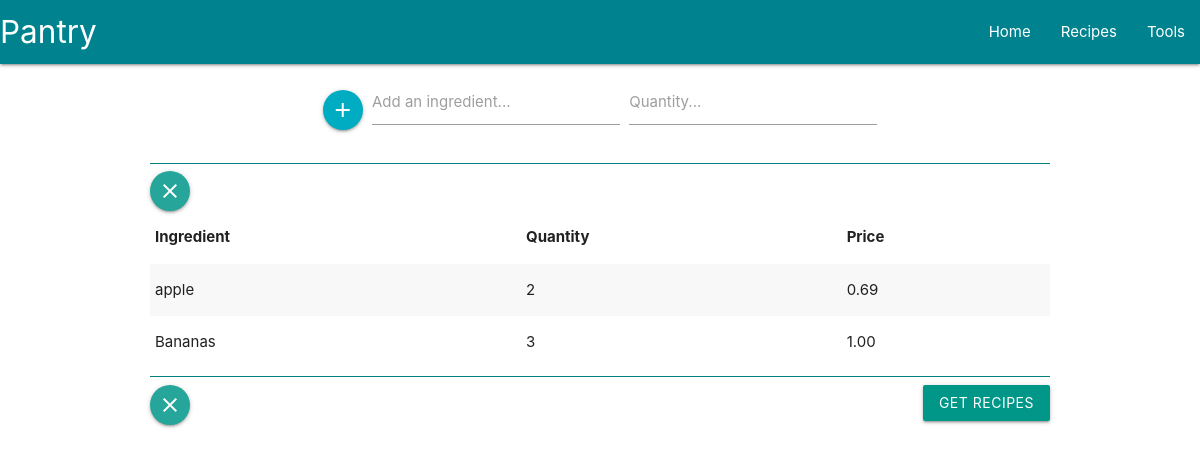
The page /ingredients/ on the database as committed earlier.
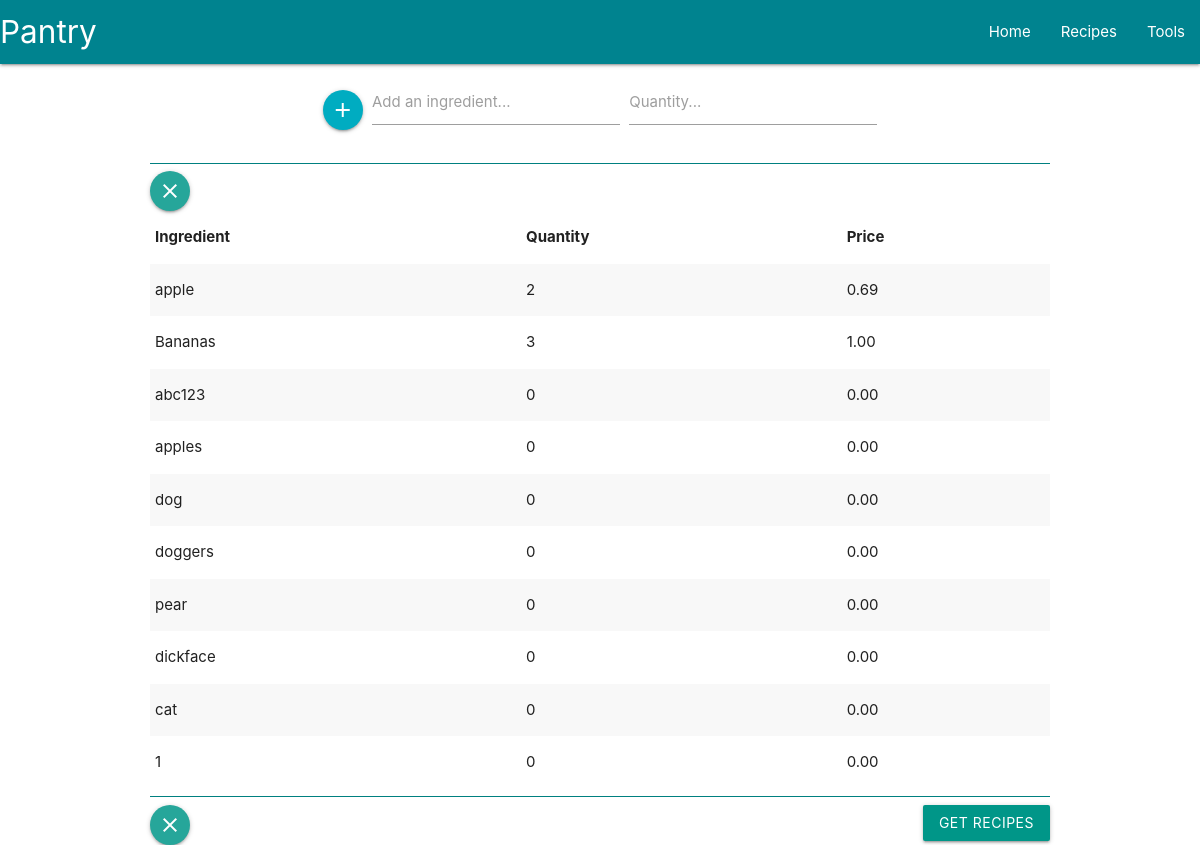
The same page on the database as committed later.
### pantryapp/models.py (models this page shows)
class Ingredient(models.Model):
    user = models.ForeignKey(User, on_delete=models.CASCADE)
    name = models.CharField(max_length=200)
    quantity = models.IntegerField(default=0)
    price = models.DecimalField(max_digits=10, decimal_places=2, default=0)
    def __str__(self):
        return self.name

### pantryapp/views.py (the view)
# urls.py: path('ingredients/', views.ingredients, name='ingredients'),
def ingredients(request):
    ingredients = Ingredient.objects.all()
    quantity = Ingredient.objects.all()
    price = Ingredient.objects.all()
    print(ingredients)
    context = {
        'ingredients': ingredients,
        'quantity': quantity,
        'price': price,
    }
    return render(request, 'pantryapp/ingredients.html', context)

### pantryapp/templates/pantryapp/ingredients.html (shortened to what this page needs)
{% extends 'pantryapp/base.html' %}
{% block content %}
<div id="main">
    <div id="input_div">
    <form action="{% url 'pantryapp:save_ingredient' %}" method="post">
        <button id="add_ingredient" class="btn-floating cyan darken-1" type="submit"> <i class="material-icons">add</i>
        </button>
        <div class="input-field inline">
            <input type="text" name="ingredient_name" id="ingredient_name" required />
            <label for="ingredient_name">Add an ingredient...</label>
        </div>
        <div class="input-field inline">
            <input type="number" name="ingredient_name" id="ingredient_name" required />
            <label for="ingredient_name">Quantity...</label>
        </div>
    </form>
    </div>
    <hr>
    <div id="clear_button">
    <button id="clear_ingredients" class='btn-floating tooltipped" data-position="bottom" data-tooltip="I am a tooltip"'><i class="material-icons">clear</i></button>
    </div>
    <table class=striped>
        <thead>
            <tr>
                <th>Ingredient</th>
                <th>Quantity</th>
                <th> Price</th>
            </tr>
        </thead>
        <tbody>
            {% for ingredient in ingredients %}
            <tr>
                <td>{{ingredient.name}}</td>
                <td>{{ingredient.quantity}}</td>
                <td>{{ingredient.price}}</td>
            </tr>
            {% endfor %}
        </tbody>
    </table>
    <hr>
    <div id="button_div">
        <button id="clear_ingredients" class='btn-floating tooltipped" data-position="bottom" data-tooltip="I am a tooltip"'><i class="material-icons">clear</i></button>
        <button id="get_recipes" class='btn teal'>Get Recipes</button>
    </div>
</div>
{% endblock %}

### pantryapp/templates/pantryapp/base.html (shortened to what this page needs)
<!DOCTYPE html>
<html lang="en" dir="ltr">
<head>
    <link rel="stylesheet" href="https://cdnjs.cloudflare.com/ajax/libs/materialize/1.0.0/css/materialize.min.css">
</head>
<body>
    <nav>
      <div class="nav-wrapper cyan darken-3">
        <a href="#!" class="brand-logo">Pantry</a>
        <ul class="right hide-on-med-and-down">
          <li><a href="">Home</a></li>
          <li><a href="badges.html">Recipes</a></li>
          <li><a href="pantryapp:ingredients/">Tools</a></li>
        </ul>
      </div>
    </nav>
    {% block content %}
    {% endblock %}
</body>
</html>

### pantryapp/templates/pantryapp/base.html (style rules this page uses)
#input_div { display: flex; justify-content: center; }

### pantryapp/templates/pantryapp/ingredients.html (style rules this page uses)
#main { max-width: 75%; margin: 0 auto; }
#input_div { display: flex; justify-content: center; }
#button_div { display: flex; justify-content: space-between; }
#clear_button { display:flex justify-content:right }
hr { background-color: teal; height: 1px; border: 0; }

Rows that differ between the two databases and show on the page:
added Ingredient: name "abc123", quantity "0", price "0.00"
added Ingredient: name "apples", quantity "0", price "0.00"
added Ingredient: name "dog", quantity "0", price "0.00"
added Ingredient: name "doggers", quantity "0", price "0.00"
added Ingredient: name "pear", quantity "0", price "0.00"
added Ingredient: name "dickface", quantity "0", price "0.00"
added Ingredient: name "cat", quantity "0", price "0.00"
added Ingredient: name "1", quantity "0", price "0.00"
